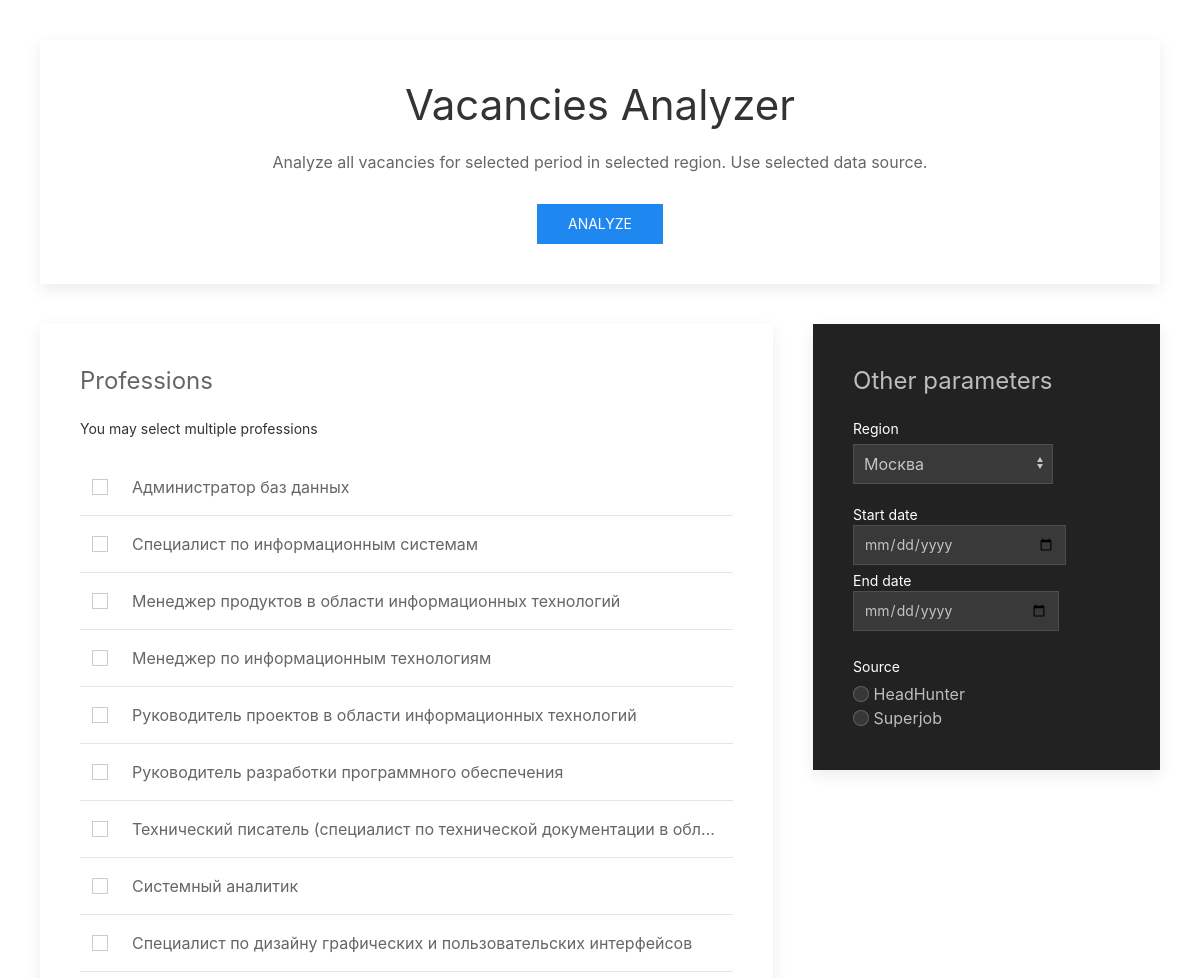
Before: / (upper part) with the older database file.
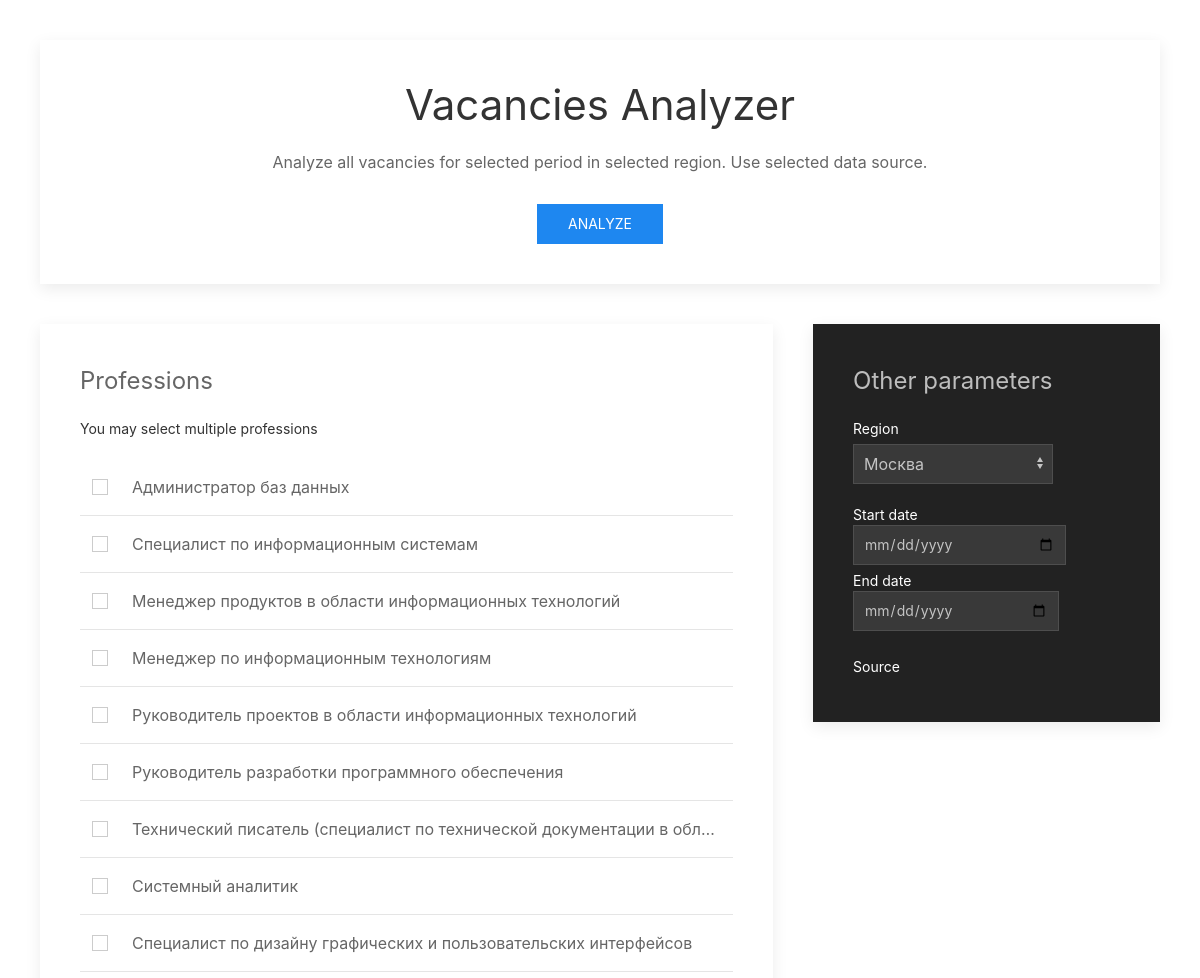
After: the same page with the newer database file.
### models.py (models this page shows, shortened)
class Profstandard(db.Model):
    id = db.Column(db.Integer, primary_key=True)
    code = db.Column(db.Float, unique=True)
    name = db.Column(db.String(128), index=True, unique=True)
    is_support = db.Column(db.Boolean)
    vacancies = db.relationship('ClassificatedVacancy', backref ='profstandard', lazy ='dynamic')

class Source(db.Model):
    id = db.Column(db.Integer, primary_key=True)
    name = db.Column(db.String(64), index=True, unique=True)
    is_support = db.Column(db.Boolean)
    vacancies = db.relationship('Vacancy', backref ='source', lazy ='dynamic')

### app.py (the view)
@app.route('/')
def home():
    professions = Profstandard.query.all()
    regions = Region.query.all()
    sources = Source.query.all()
    return render_template('index.html', title='home', professions=professions, regions=regions, sources=sources)

### app.py (called while the page is built)
@app.after_request
def add_header(response):
    response.headers['X-UA-Compatible'] = 'IE=Edge,chrome=1'
    response.headers['Cache-Control'] = 'public, max-age=0'
    return response

### templates/index.html (shortened to what this page needs)
<!DOCTYPE html>
<html lang="en">
<head>
    <link rel="stylesheet" href="../static/css/uikit.min.css" />
</head>
<body>
<form action="/search" method="get" class="uk-form-stacked">
    <div class="uk-padding">
        <div class="uk-card uk-card-default uk-card-body">
            <h1 class="uk-text-center">Vacancies Analyzer</h1>
            <p class="uk-text-center">Analyze all vacancies for selected period in selected region. Use selected data source.</p>
            <button class="uk-button uk-button-primary uk-align-center" type="submit">Analyze</button>
        </div>
    </div>
    <div class="uk-padding uk-padding-remove-top">
        <div class="uk-child-width-expand@s" uk-grid>
            <div class="uk-width-2-3@m">
                <div class="uk-card uk-card-default uk-card-body">
                    <legend class="uk-legend">Professions</legend>
                    <div class="uk-margin">
                        <div class="uk-form-label">You may select multiple professions</div>
                        <div class="uk-form-controls uk-list uk-margin-top">
                            <div class="uk-overflow-auto">
                                <table class="uk-table uk-table-middle uk-table-divider">
                                    <tbody>
                                        {% for profession in professions %}
                                            <tr>
                                                <td class="uk-table-shrink">
                                                    <input class="uk-checkbox"
                                                           type="checkbox" value="{{ profession.id }}" name="prof">
                                                </td>
                                                <td class="uk-text-truncate uk-table-expand">{{ profession.name }}</td>
                                            </tr>
                                        {% endfor %}
                                    </tbody>
                                </table>
                            </div>
                        </div>
                    </div>
                </div>
            </div>
            <div>
                <div class="uk-card uk-card-secondary uk-card-body">
                    <legend class="uk-legend">Other parameters</legend>
                    <div class="uk-margin">
                        <label class="uk-form-label" for="form-stacked_select">Region</label>
                        <div class="uk-form-controls">
                            <select name="region" class="uk-select uk-form-width-medium" id="form-stacked_select">
                                {% for region in regions %}
                                    <option value="{{ region.id }}">{{ region.name }}</option>
                                {% endfor %}
                            </select>
                        </div>
                    </div>
                    <div class="uk-margin uk-grid-small uk-child-width-auto uk-grid">
                        <label class="uk-form-label">Start date<input type="date" name="sdate" class="uk-input"/></label>
                        <label class="uk-form-label">End date<input type="date" name="edate" class="uk-input"/></label>
                    </div>
                    <div class="uk-margin">
                        <div class="uk-form-label">Source</div>
                        <div class="uk-form-controls">
                            {% for source in sources %}
                                <label><input class="uk-radio"
                                        {% if source.is_support == False %}
                                              disabled
                                        {% endif %}
                                              type="radio" value="{{ source.id }}" name="source"> {{ source.name }}</label><br>
                            {% endfor %}
                        </div>
                    </div>
                </div>
            </div>
        </div>
    </div>
</form>
</body>
</html>

Changed rows visible on the page:
removed Source: is_support "☐ HeadHunter", name "HeadHunter"
removed Source: is_support "☐ Superjob", name "Superjob"
